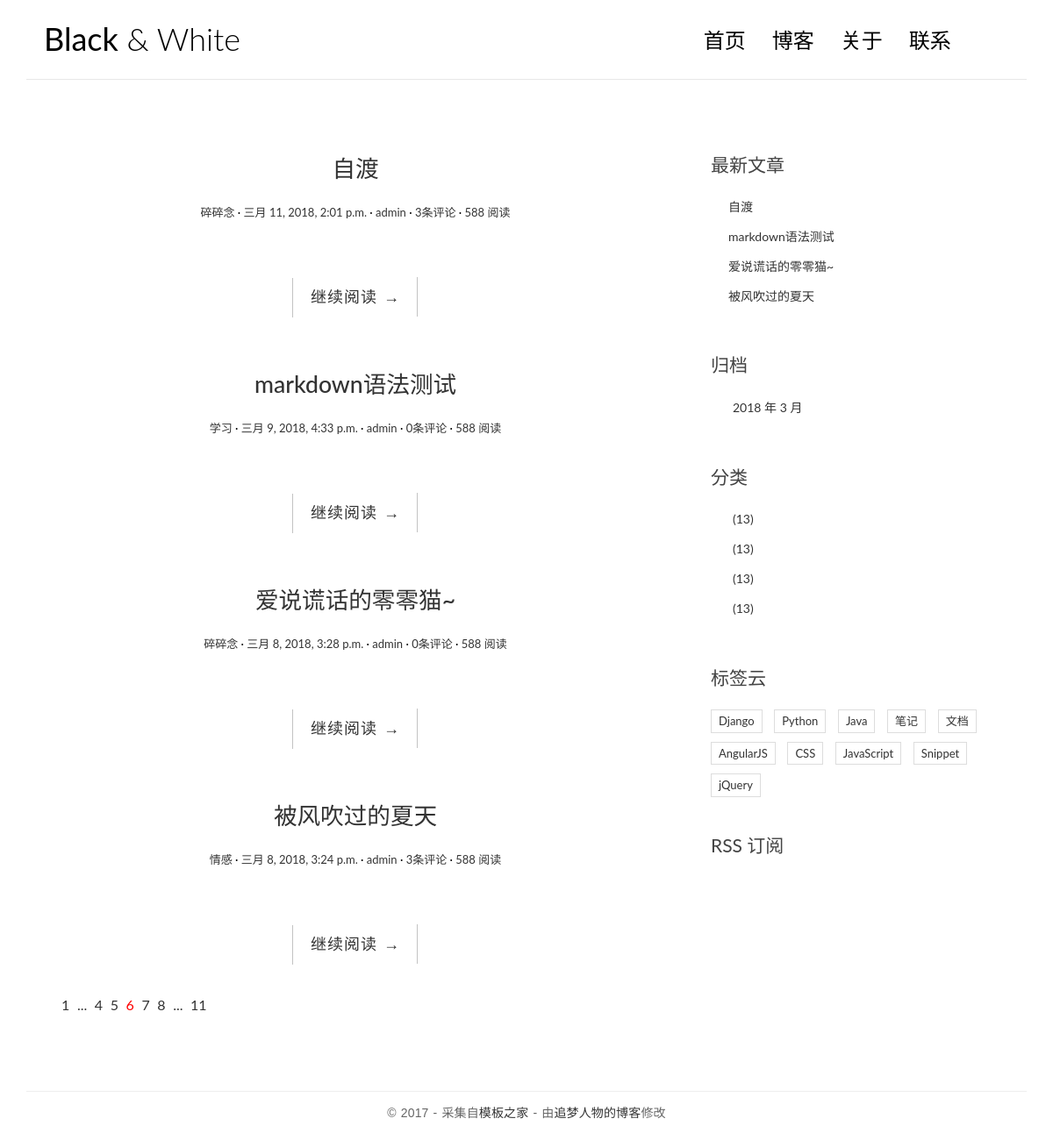
The page / on the database its author committed.
### blog/models.py (models this page shows, shortened)
class Post(models.Model):
    title = models.CharField(max_length=70)
    body = models.TextField()
    created_time = models.DateTimeField()
    modified_time = models.DateTimeField()
    excerpt = models.CharField(max_length=200, blank=True)
    category = models.ForeignKey(Category)
    tags = models.ManyToManyField(Tag, blank=True)
    author = models.ForeignKey(User)
    def get_absolute_url(self):
        return reverse('blog:detail',kwargs={'pk':self.pk})
    class Meta:
        ordering=['-created_time'] #ordering属性用来指定文章排序方式，['-created_time']指定了依据哪个属性的值进行排序，这里指定为按照文章发布时间排序，且负号表示逆序排列。

@python_2_unicode_compatible
class Category(models.Model):
    name = models.CharField(max_length=100)

### blog/views.py (the view)
# urls.py: url(r'^$',views.index,name='index'),
def index(request):   #post_list是一个QuerySet(类似于一个列表的数据结构)
    post_list = Post.objects.all().order_by('-created_time')
    return render(request, 'blog/index.html', context={'post_list': post_list})

### blog/templatetags/blog_tags.py (called while the page is built)
@register.simple_tag
def get_recent_posts(num=5):
    return Post.objects.all().order_by('-created_time')[:num]

@register.simple_tag
def archives():
    return Post.objects.dates('created_time', 'month', order='DESC')

@register.simple_tag
def get_categories():
    return Category.objects.all()

### templates/blog/index.html (shortened to what this page needs)
{% extends 'base.html' %}
{% block main %}
                {% for post in post_list %}
               <article class="post post-{{ post.pk }}">
                    <header class="entry-header">
                        <h1 class="entry-title">
                            <a href="{{ post.get_absolute_url }}">{{ post.title }}</a>
                        </h1>
                        <div class="entry-meta">
                            <span class="post-category"><a href="{% url 'blog:category' post.category.pk %}">{{ post.category.name }}</a></span>
                            <span class="post-date"><a href="#"><time class="entry-date"
                                                                      datetime="{{ post.created_time }}">{{ post.created_time }}</time></a></span>
                            <span class="post-author"><a href="#">{{ post.author }}</a></span>
                            <span class="comments-link"><a href="{{ post.get_absolute_url }}#comment-area">{{ post.comment_set.count }}条评论</a></span>
                            <span class="views-count"><a href="#">588 阅读</a></span>
                        </div>
                    </header>
                    <div class="entry-content clearfix">
                        <div class="read-more cl-effect-14">
                            <a href="{{ post.get_absolute_url }}" class="more-link">继续阅读 <span class="meta-nav">→</span></a>
                        </div>
                    </div>
                </article>
                {% empty %}
                <div class="no-post">暂时还没有发布的文章！</div>
                {% endfor %}
                <div class="pagination">
                    <ul>
                        <li><a href="">1</a></li>
                        <li><a href="">...</a></li>
                        <li><a href="">4</a></li>
                        <li><a href="">5</a></li>
                        <li class="current"><a href="">6</a></li>
                        <li><a href="">7</a></li>
                        <li><a href="">8</a></li>
                        <li><a href="">...</a></li>
                        <li><a href="">11</a></li>
                    </ul>
                </div>
{% endblock main %}

### templates/base.html (shortened to what this page needs)
{% load staticfiles %}
{% load blog_tags %}
<!DOCTYPE html>
<html>
    <link rel="stylesheet" href="http://code.ionicframework.com/ionicons/2.0.1/css/ionicons.min.css">
    <link rel="stylesheet" href="{% static 'blog/css/bootstrap.min.css' %}">
    <link rel="stylesheet" href="{% static 'blog/css/pace.css' %}">
    <link rel="stylesheet" href="{% static 'blog/css/custom.css' %}">
    <link rel="stylesheet" href="{% static 'blog/css/highlights/default.css' %}">
<body>
<div class="container">
    <header id="site-header">
        <div class="row">
            <div class="col-md-4 col-sm-5 col-xs-8">
                <div class="logo">
                    <h1><a href="{% url 'blog:index' %}"><b>Black</b> &amp; White</a></h1>
                </div>
            </div>
            <div class="col-md-8 col-sm-7 col-xs-4">
                <nav class="main-nav" role="navigation">
                    <div class="collapse navbar-collapse" id="bs-example-navbar-collapse-1">
                        <ul class="nav navbar-nav navbar-right">
                            <li class="cl-effect-11"><a href="{% url 'blog:index' %}" data-hover="首页">首页</a></li>
                            <li class="cl-effect-11"><a href="full-width.html" data-hover="博客">博客</a></li>
                            <li class="cl-effect-11"><a href="about.html" data-hover="关于">关于</a></li>
                            <li class="cl-effect-11"><a href="contact.html" data-hover="联系">联系</a></li>
                        </ul>
                    </div>
                </nav>
            </div>
        </div>
    </header>
</div>
<div class="content-body">
    <div class="container">
        <div class="row">
            <main class="col-md-8">
                {% block main %}{% endblock main %}
            </main>
            <aside class="col-md-4">
                <div class="widget widget-recent-posts">
                    <h3 class="widget-title">最新文章</h3>
                    {% get_recent_posts as recent_post_list %}
                    <ul>
                        {% for post in recent_post_list %}
                        <li>
                            <a href="{{ post.get_absolute_url }}">{{ post.title }}</a>
                        </li>
                        {% empty %}
                        暂无文章！
                        {% endfor %}
                    </ul>
                </div>
                <div class="widget widget-archives">
                    <h3 class="widget-title">归档</h3>
                     {% archives as date_list %}
                    <ul>
                        {% for date in date_list %}
                        <li>
                            <a  href="{% url 'blog:archives' date.year date.month %}">{{ date.year }} 年 {{ date.month }} 月</a>
                        </li>
                        {% empty %}
                         暂无归档！
                        {% endfor %}
                    </ul>
                </div>
                <div class="widget widget-category">
                    <h3 class="widget-title">分类</h3>
                    {% get_categories as category_list %}
                    <ul>
                        {% for category in category_list %}
                        <li>
                            <a href="{% url 'blog:category' category.pk %}"><span class="post-count">(13)</span></a>
                        </li>
                        {% empty %}
                        暂无分类！
                        {% endfor %}
                    </ul>
                </div>
                <div class="widget widget-tag-cloud">
                    <h3 class="widget-title">标签云</h3>
                    <ul>
                        <li>
                            <a href="#">Django</a>
                        </li>
                        <li>
                            <a href="#">Python</a>
                        </li>
                        <li>
                            <a href="#">Java</a>
                        </li>
                        <li>
                            <a href="#">笔记</a>
                        </li>
                        <li>
                            <a href="#">文档</a>
                        </li>
                        <li>
                            <a href="#">AngularJS</a>
                        </li>
                        <li>
                            <a href="#">CSS</a>
                        </li>
                        <li>
                            <a href="#">JavaScript</a>
                        </li>
                        <li>
                            <a href="#">Snippet</a>
                        </li>
                        <li>
                            <a href="#">jQuery</a>
                        </li>
                    </ul>
                </div>
                <div class="rss">
                    <a href=""> RSS 订阅</a>
                </div>
            </aside>
        </div>
    </div>
</div>
<footer id="site-footer">
    <div class="container">
        <div class="row">
            <div class="col-md-12">
                <p class="copyright">&copy 2017 - 采集自<a href="http://www.cssmoban.com/"
                                                        target="_blank" title="模板之家">模板之家</a>
                    - 由<a href="http://zmrenwu.com/" title="网页模板" target="_blank">追梦人物的博客</a>修改
                </p>
            </div>
        </div>
    </div>
</footer>
</body>
</html>

### blog/static/blog/css/custom.css (style rules this page uses)
* { outline: none; }
h1, h2, h3, h4, h5, h6 { margin-top: 0; }
b { font-weight: 400; }
a { color: #333; }
body { color: #444; font-family: 'Lato', sans-serif; }
p { font-family: 'Ubuntu', sans-serif; font-weight: 400; word-spacing: 1px; letter-spacing: 0.01em; }
#site-header { background-color: #FFF; padding: 25px 20px; margin-bottom: 40px; border-bottom: 1px solid #e7e7e7; }
.logo h1 a { color: #000; }
.logo h1 { margin: 0; font-family: 'Lato', sans-serif; font-weight: 300; }
.main-nav { margin-top: 11px; max-width: 95%; }
.main-nav a { color: #000000 !important; padding: 0 0 5px 0 !important; margin-right: 30px; font-family: 'Lato', sans-serif; font-weight: 300; font-size: 24px; }
.cl-effect-11 a { padding: 10px 0; color: #0972b4; text-shadow: none; }
.cl-effect-11 a::before { position: absolute; top: 0; left: 0; overflow: hidden; padding: 0 0 5px 0 !important; max-width: 0; border-bottom: 1px solid #000; color: #000; content: attr(data-hover); white-space: nowrap; -webkit-transition: max-width 0.5s; -moz-transition: max-width 0.5s; transition: max-width 0.5s; }
.content-body { padding-bottom: 4em; }
.post { background: #fff; padding: 30px 30px 0; }
.entry-title { text-align: center; font-size: 1.9em; margin-bottom: 20px; line-height: 1.6; padding: 10px 20px 0; }
.entry-meta { text-align: center; color: #DDDDDD; font-size: 13px; margin-bottom: 30px; }
.entry-content { font-size: 18px; line-height: 1.9; font-weight: 300; color: #000; }
.post-category::after, .post-date::after, .post-author::after, .comments-link::after { content: ' ·'; color: #000; }
.read-more { font-family: 'Ubuntu', sans-serif; font-weight: 400; word-spacing: 1px; letter-spacing: 0.01em; text-align: center; margin-top: 20px; }
.cl-effect-14 a { padding: 0 20px; height: 45px; line-height: 45px; position: relative; display: inline-block; margin: 15px 25px; letter-spacing: 1px; font-weight: 400; text-shadow: 0 0 1px rgba(255, 255, 255, 0.3); }
.cl-effect-14 a::before, .cl-effect-14 a::after { position: absolute; width: 45px; height: 1px; background: #C3C3C3; content: ''; -webkit-transition: all 0.3s; -moz-transition: all 0.3s; transition: all 0.3s; pointer-events: none; }
.cl-effect-14 a::before { top: 0; left: 0; -webkit-transform: rotate(90deg); -moz-transform: rotate(90deg); transform: rotate(90deg); -webkit-transform-origin: 0 0; -moz-transform-origin: 0 0; transform-origin: 0 0; }
.cl-effect-14 a::after { right: 0; bottom: 0; -webkit-transform: rotate(90deg); -moz-transform: rotate(90deg); transform: rotate(90deg); -webkit-transform-origin: 100% 0; -moz-transform-origin: 100% 0; transform-origin: 100% 0; }
.widget { background: #fff; padding: 30px 0 0; }
.widget-title { font-size: 1.5em; margin-bottom: 20px; line-height: 1.6; padding: 10px 0 0; font-weight: 400; }
.widget-recent-posts ul { padding: 0; margin: 0; padding-left: 20px; }
.widget-recent-posts ul li { list-style-type: none; position: relative; line-height: 170%; margin-bottom: 10px; }
.widget-recent-posts ul li::before { content: '\f3d3'; font-family: "Ionicons"; position: absolute; left: -17px; top: 3px; font-size: 16px; color: #000; }
.widget-archives ul { padding: 0; margin: 0; padding-left: 25px; }
.widget-archives ul li { list-style-type: none; position: relative; line-height: 170%; margin-bottom: 10px; }
.widget-archives ul li::before { content: '\f3f3'; font-family: "Ionicons"; position: absolute; left: -25px; top: 1px; font-size: 16px; color: #000; }
.widget-category ul { padding: 0; margin: 0; padding-left: 25px; }
.widget-category ul li { list-style-type: none; position: relative; line-height: 170%; margin-bottom: 10px; }
.widget-category ul li::before { content: '\f3fe'; font-family: "Ionicons"; position: absolute; left: -25px; top: 1px; font-size: 18px; color: #000; }
.widget-tag-cloud ul { padding: 0; margin: 0; margin-right: -10px; }
.widget-tag-cloud ul li { list-style-type: none; font-size: 13px; display: inline-block; margin-right: 10px; margin-bottom: 10px; padding: 3px 8px; border: 1px solid #ddd; }
.rss { font-size: 21px; margin-top: 30px; }
.rss a { color: #444; }
#site-footer { padding-top: 10px; padding: 0 0 1.5em 0; }
.copyright { text-align: center; padding-top: 1em; margin: 0; border-top: 1px solid #eee; color: #666; }
.pagination ul { list-style: none; }
.pagination ul li { display: inline-block; font-size: 16px; margin-right: 5px; }
.current a { color: red; }

### rows shown on the page
Post: title "自渡", category.name "碎碎念", created_time "三月 11, 2018, 2:01 p.m.", author "admin", comment_set.count "3"
Post: title "markdown语法测试", category.name "学习", created_time "三月 9, 2018, 4:33 p.m.", author "admin", comment_set.count "0"
Post: title "爱说谎话的零零猫~", category.name "碎碎念", created_time "三月 8, 2018, 3:28 p.m.", author "admin", comment_set.count "0"
Post: title "被风吹过的夏天", category.name "情感", created_time "三月 8, 2018, 3:24 p.m.", author "admin", comment_set.count "3"

### other values the page prints
{{ date.year }} "2018"
{{ date.month }} "3"
